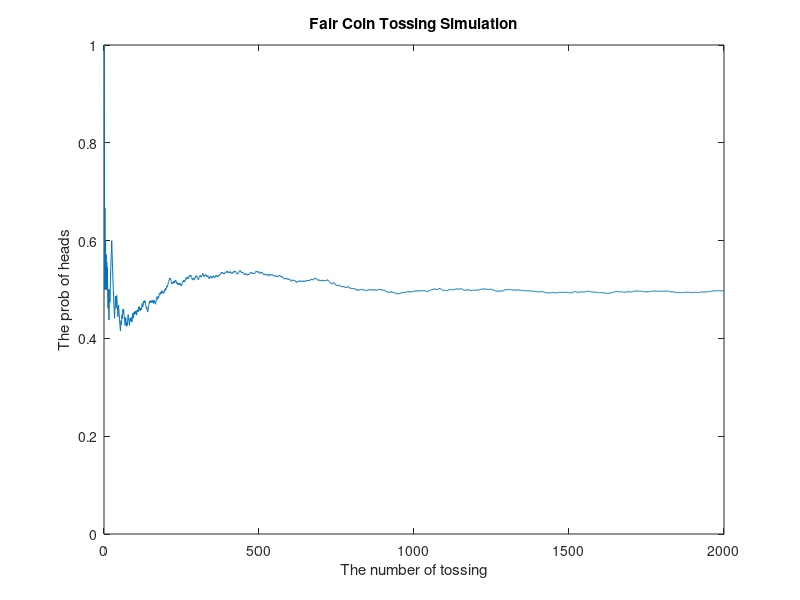

MATLAB code for this plot:
% 확률변수론(01) 22000013 강하림
% hw: plot the probability of heads as the # of a fair coin tossing.
N=2000;
u=rand(1,N);
H=u<0.5;
tossing=(1:N);
prob_H=zeros(1,N);

for i=1:N 
    prob_H(i)=sum(H(1:i))./i;
end

plot(tossing,prob_H);
ylim([0, 1.0]);
xlabel('The number of tossing'), ylabel('The prob of heads');
title('Fair Coin Tossing Simulation');